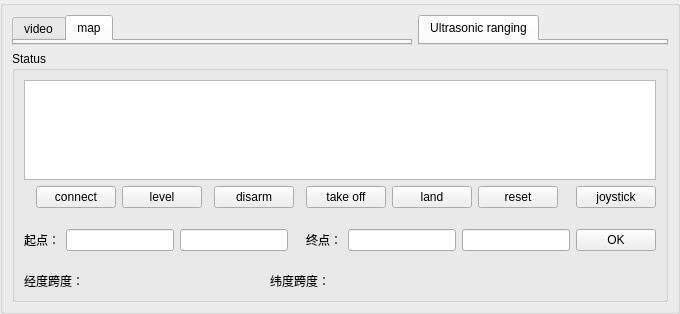
    <widget class="QSplitter" name="splitter_2">
     <property name="orientation">
      <enum>Qt::Vertical</enum>
     </property>
     <widget class="QGroupBox" name="groupBox_2">
      <property name="sizePolicy">
       <sizepolicy hsizetype="Expanding" vsizetype="Expanding">
        <horstretch>0</horstretch>
        <verstretch>0</verstretch>
       </sizepolicy>
      </property>
      <layout class="QHBoxLayout" name="horizontalLayout_6">
       <item>
        <layout class="QVBoxLayout" name="verticalLayout_12">
         <item>
          <layout class="QHBoxLayout" name="horizontalLayout_5">
           <item>
            <widget class="QTabWidget" name="video_3">
             <property name="enabled">
              <bool>true</bool>
             </property>
             <property name="sizePolicy">
              <sizepolicy hsizetype="Expanding" vsizetype="Expanding">
               <horstretch>0</horstretch>
               <verstretch>0</verstretch>
              </sizepolicy>
             </property>
             <property name="maximumSize">
              <size>
               <width>1000</width>
               <height>16777215</height>
              </size>
             </property>
             <property name="currentIndex">
              <number>1</number>
             </property>
             <widget class="QWidget" name="video">
              <attribute name="title">
               <string>video</string>
              </attribute>
             </widget>
             <widget class="QWidget" name="map">
              <attribute name="title">
               <string>map</string>
              </attribute>
             </widget>
            </widget>
           </item>
           <item>
            <widget class="QTabWidget" name="ultrasonic">
             <property name="enabled">
              <bool>true</bool>
             </property>
             <property name="sizePolicy">
              <sizepolicy hsizetype="Expanding" vsizetype="Expanding">
               <horstretch>0</horstretch>
               <verstretch>0</verstretch>
              </sizepolicy>
             </property>
             <property name="minimumSize">
              <size>
               <width>250</width>
               <height>0</height>
              </size>
             </property>
             <property name="maximumSize">
              <size>
               <width>250</width>
               <height>16777215</height>
              </size>
             </property>
             <property name="currentIndex">
              <number>0</number>
             </property>
             <widget class="QWidget" name="video_2">
              <attribute name="title">
               <string>Ultrasonic ranging</string>
              </attribute>
             </widget>
            </widget>
           </item>
          </layout>
         </item>
         <item>
          <widget class="QGroupBox" name="groupBox_4">
           <property name="sizePolicy">
            <sizepolicy hsizetype="Expanding" vsizetype="Fixed">
             <horstretch>0</horstretch>
             <verstretch>0</verstretch>
            </sizepolicy>
           </property>
           <property name="title">
            <string>Status</string>
           </property>
           <property name="alignment">
            <set>Qt::AlignLeading|Qt::AlignLeft|Qt::AlignTop</set>
           </property>
           <layout class="QGridLayout" name="gridLayout_2">
            <item row="1" column="12">
             <widget class="QPushButton" name="pushButton_joystick">
              <property name="text">
               <string>joystick</string>
              </property>
             </widget>
            </item>
            <item row="0" column="0" colspan="13">
             <widget class="QTextBrowser" name="textBrowser">
              <property name="sizePolicy">
               <sizepolicy hsizetype="Expanding" vsizetype="Fixed">
                <horstretch>0</horstretch>
                <verstretch>0</verstretch>
               </sizepolicy>
              </property>
              <property name="maximumSize">
               <size>
                <width>16777215</width>
                <height>100</height>
               </size>
              </property>
             </widget>
            </item>
            <item row="2" column="0" colspan="13">
             <layout class="QHBoxLayout" name="horizontalLayout_2">
              <item>
               <widget class="QLabel" name="label_15">
                <property name="text">
                 <string>起点：</string>
                </property>
               </widget>
              </item>
              <item>
               <widget class="QLineEdit" name="lineEdit_start"/>
              </item>
              <item>
               <widget class="QLineEdit" name="lineEdit_start2"/>
              </item>
              <item>
               <spacer name="horizontalSpacer_2">
                <property name="orientation">
                 <enum>Qt::Horizontal</enum>
                </property>
                <property name="sizeHint" stdset="0">
                 <size>
                  <width>13</width>
                  <height>52</height>
                 </size>
                </property>
               </spacer>
              </item>
              <item>
               <widget class="QLabel" name="label_16">
                <property name="text">
                 <string>终点：</string>
                </property>
               </widget>
              </item>
              <item>
               <widget class="QLineEdit" name="lineEdit_end"/>
              </item>
              <item>
               <widget class="QLineEdit" name="lineEdit_end2"/>
              </item>
              <item>
               <widget class="QPushButton" name="pushButton_Ok">
                <property name="text">
                 <string>OK</string>
                </property>
               </widget>
              </item>
             </layout>
            </item>
            <item row="3" column="0" colspan="9">
             <layout class="QGridLayout" name="gridLayout_8">
              <item row="0" column="0">
               <widget class="QLabel" name="label_longtitude">
                <property name="enabled">
                 <bool>true</bool>
                </property>
                <property name="sizePolicy">
                 <sizepolicy hsizetype="Minimum" vsizetype="Preferred">
                  <horstretch>0</horstretch>
                  <verstretch>0</verstretch>
                 </sizepolicy>
                </property>
                <property name="maximumSize">
                 <size>
                  <width>350</width>
                  <height>16777215</height>
                 </size>
                </property>
                <property name="text">
                 <string>经度跨度：                                                      </string>
                </property>
               </widget>
              </item>
              <item row="0" column="1">
               <widget class="QLabel" name="label_latitude">
                <property name="sizePolicy">
                 <sizepolicy hsizetype="Expanding" vsizetype="Preferred">
                  <horstretch>0</horstretch>
                  <verstretch>0</verstretch>
                 </sizepolicy>
                </property>
                <property name="maximumSize">
                 <size>
                  <width>300</width>
                  <height>16777215</height>
                 </size>
                </property>
                <property name="text">
                 <string>纬度跨度：              </string>
                </property>
               </widget>
              </item>
             </layout>
            </item>
            <item row="1" column="11">
             <spacer name="horizontalSpacer">
              <property name="orientation">
               <enum>Qt::Horizontal</enum>
              </property>
              <property name="sizeHint" stdset="0">
               <size>
                <width>40</width>
                <height>20</height>
               </size>
              </property>
             </spacer>
            </item>
            <item row="1" column="2">
             <widget class="QPushButton" name="pushButton_connect">
              <property name="text">
               <string>connect</string>
              </property>
             </widget>
            </item>
            <item row="1" column="3">
             <widget class="QPushButton" name="pushButton_level">
              <property name="text">
               <string>level</string>
              </property>
             </widget>
            </item>
            <item row="1" column="7">
             <widget class="QPushButton" name="pushButton_takeoff">
              <property name="text">
               <string>take off</string>
              </property>
             </widget>
            </item>
            <item row="1" column="5">
             <widget class="QPushButton" name="pushButton_disarm">
              <property name="text">
               <string>disarm</string>
              </property>
             </widget>
            </item>
            <item row="1" column="8">
             <widget class="QPushButton" name="pushButton_land">
              <property name="text">
               <string>land</string>
              </property>
             </widget>
            </item>
            <item row="1" column="9">
             <widget class="QPushButton" name="pushButton_reset">
              <property name="text">
               <string>reset</string>
              </property>
             </widget>
            </item>
           </layout>
           <zorder>textBrowser</zorder>
           <zorder>pushButton_joystick</zorder>
           <zorder>horizontalSpacer</zorder>
           <zorder>pushButton_connect</zorder>
           <zorder>pushButton_level</zorder>
           <zorder>pushButton_takeoff</zorder>
           <zorder>pushButton_disarm</zorder>
           <zorder>pushButton_land</zorder>
           <zorder>pushButton_reset</zorder>
          </widget>
         </item>
        </layout>
       </item>
      </layout>
      <zorder></zorder>
     </widget>
    </widget>
